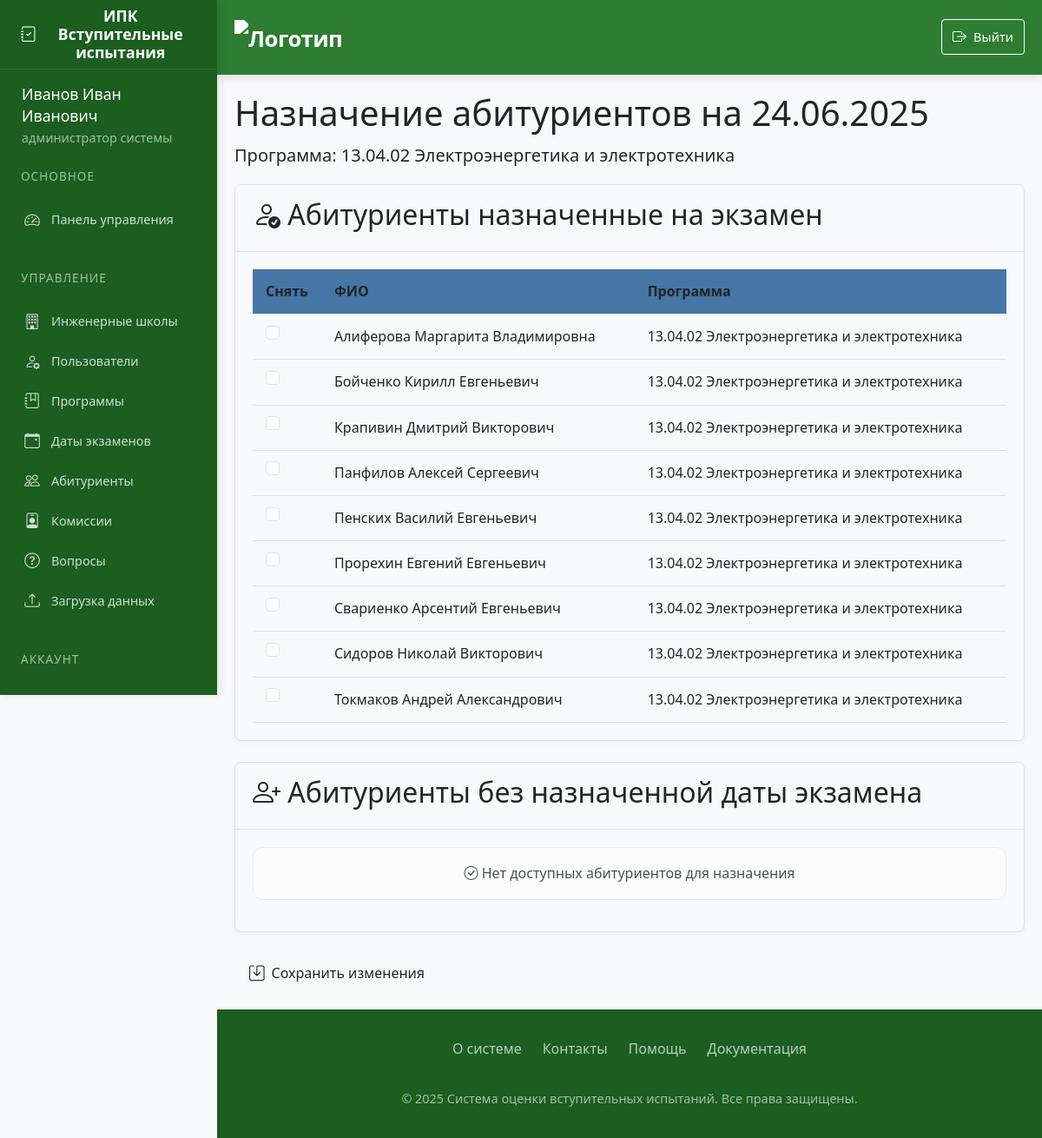
/assign_applicants/13 (signed in), run on an earlier commit of the app's database.
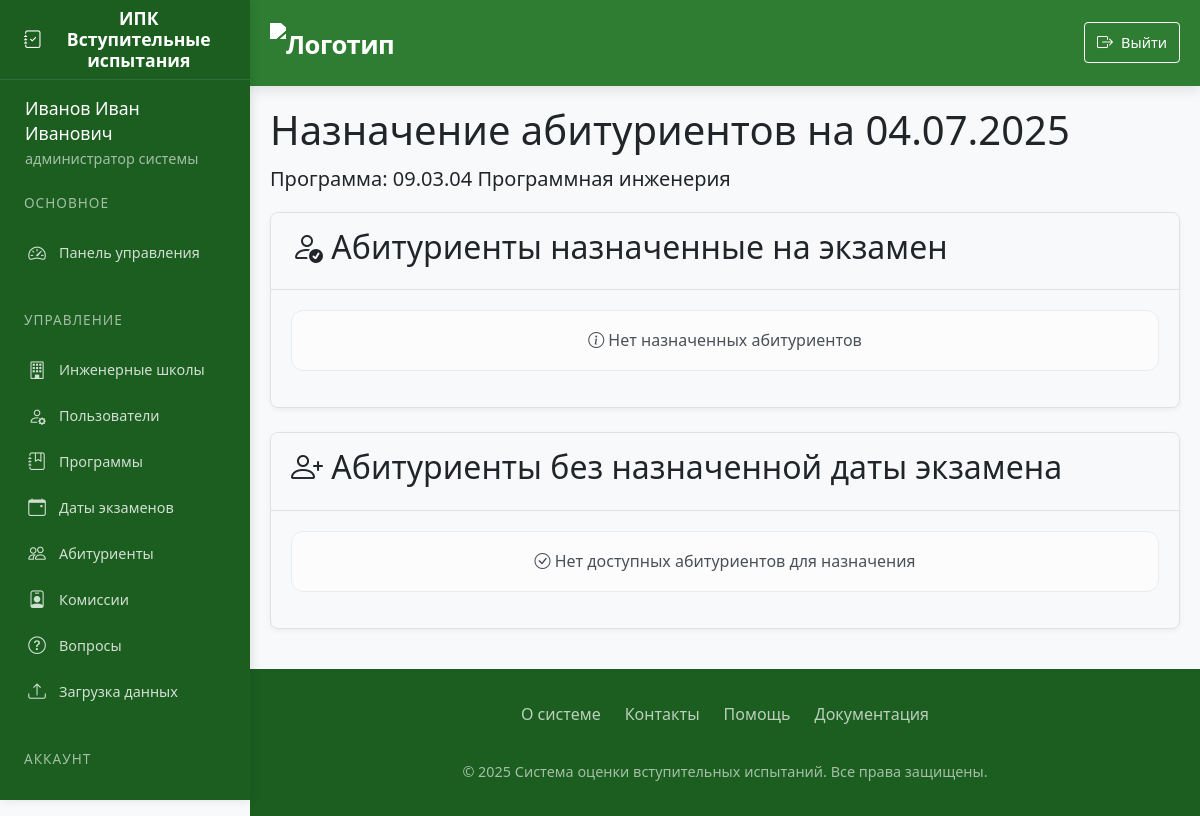
And on a later commit of the database.
### app/models.py (models this page shows, shortened)
class ExamDate(db.Model):
    id = db.Column(db.Integer, primary_key=True)
    date = db.Column(db.DateTime, nullable=False)
    program_id = db.Column(db.Integer, db.ForeignKey('program.id'), nullable=False)
    commission = db.relationship('CommissionMember', backref='exam_date', lazy=True, cascade='all, delete-orphan')  # Каскад
    applicants = db.relationship('Applicant', backref='exam_date', lazy=True,cascade='all, delete-orphan',passive_deletes=True)

class Program(db.Model):
    id = db.Column(db.Integer, primary_key=True)
    code = db.Column(db.String(50), nullable=False)
    name = db.Column(db.String(200), nullable=False)
    school_id = db.Column(db.Integer, db.ForeignKey('engineering_school.id'))
    questions = db.relationship('Question', backref='program', lazy=True, cascade='all, delete-orphan')
    standard_commission = db.relationship('StandardCommission', backref='program', lazy=True, cascade='all, delete-orphan')
    applicants = db.relationship('Applicant', backref='program', lazy=True, cascade='all, delete-orphan', passive_deletes=True)
    exam_dates = db.relationship('ExamDate', backref='program', lazy=True, cascade='all, delete-orphan',passive_deletes=True)
    oop = db.relationship("Oop", backref='program', lazy=True, cascade='all, delete-orphan')  # Важно: cascade

class Applicant(db.Model):
    id = db.Column(db.Integer, primary_key=True)
    full_name = db.Column(db.String(200), nullable=False)
    program_id = db.Column(db.Integer, db.ForeignKey('program.id'), nullable=False)
    exam_date_id = db.Column(db.Integer, db.ForeignKey('exam_date.id'))
    scores = db.relationship('Score', backref='applicant', lazy=True, cascade='all, delete-orphan')

### app/routes.py (the view, shortened to what this page needs)
@routes.route('/assign_applicants/<int:exam_date_id>', methods=['GET', 'POST'])
@login_required
def assign_applicants(exam_date_id):
    if current_user.role not in ['admin', 'secretary']:
        abort(403)
    exam_date = ExamDate.query.get_or_404(exam_date_id)
    program_id = exam_date.program_id
    if not check_program_access(program_id):
        abort(403)
    assigned_applicants = Applicant.query.filter_by(
        program_id=program_id,
        exam_date_id=exam_date_id
    ).all()
    unassigned_applicants = Applicant.query.filter_by(
        program_id=program_id,
        exam_date_id=None
    ).all()
    return render_template(
        'assign_applicants.html',
        exam_date=exam_date,
        assigned_applicants=assigned_applicants,
        unassigned_applicants=unassigned_applicants
    )

### app/routes.py (called while the page is built)
def check_program_access(program_id):
    if current_user.role == 'admin':
        return True
    elif current_user.role == 'secretary':
        program = Program.query.get_or_404(program_id)
        return program.school_id == current_user.school_id
    return False

### app/templates/assign_applicants.html (shortened to what this page needs)
{% extends "base.html" %}
{% block content %}
<div class="spacer-lg">
    <h1>Назначение абитуриентов на {{ exam_date.date.strftime('%d.%m.%Y') }}</h1>
    <p class="lead">Программа: <strong>{{ exam_date.program.code }} {{ exam_date.program.name }}</strong></p>
    <form method="POST">
        <div class="card-elegant mb-4">
            <div class="card-header-elegant">
                <h2><i class="bi bi-person-check"></i> Абитуриенты назначенные на экзамен</h2>
            </div>
            <div class="card-body">
                {% if assigned_applicants %}
                <div class="table-responsive">
                    <table class="elegant-table">
                        <thead>
                            <tr>
                                <th width="50px">Снять</th>
                                <th>ФИО</th>
                                <th>Программа</th>
                            </tr>
                        </thead>
                        <tbody>
                            {% for applicant in assigned_applicants %}
                            <tr>
                                <td>
                                    <div class="form-check">
                                        <input class="form-check-input" type="checkbox"
                                               name="unassign_ids" value="{{ applicant.id }}">
                                    </div>
                                </td>
                                <td>{{ applicant.full_name }}</td>
                                <td>{{ applicant.program.code }} {{ applicant.program.name }}</td>
                            </tr>
                            {% endfor %}
                        </tbody>
                    </table>
                </div>
                {% else %}
                <div class="alert alert-light text-center">
                    <i class="bi bi-info-circle"></i> Нет назначенных абитуриентов
                </div>
                {% endif %}
            </div>
        </div>
        <div class="card-elegant">
            <div class="card-header-elegant">
                <h2><i class="bi bi-person-plus"></i> Абитуриенты без назначенной даты экзамена</h2>
            </div>
            <div class="card-body">
                {% if unassigned_applicants %}
                <div class="table-responsive">
                    <table class="elegant-table">
                        <thead>
                            <tr>
                                <th width="50px">Назначить</th>
                                <th>ФИО</th>
                                <th>Программа</th>
                            </tr>
                        </thead>
                        <tbody>
                            {% for applicant in unassigned_applicants %}
                            <tr>
                                <td>
                                    <div class="form-check">
                                        <input class="form-check-input" type="checkbox"
                                               name="assign_ids" value="{{ applicant.id }}">
                                    </div>
                                </td>
                                <td>{{ applicant.full_name }}</td>
                                <td>{{ applicant.program.code }} {{ applicant.program.name }}</td>
                            </tr>
                            {% endfor %}
                        </tbody>
                    </table>
                </div>
                {% else %}
                <div class="alert alert-light text-center">
                    <i class="bi bi-check-circle"></i> Нет доступных абитуриентов для назначения
                </div>
                {% endif %}
            </div>
        </div>
        {% if assigned_applicants or unassigned_applicants %}
        <div class="mt-4">
            <button type="submit" class="btn btn-primary-elegant w-100">
                <i class="bi bi-save"></i> Сохранить изменения
            </button>
        </div>
        {% endif %}
    </form>
</div>
{% endblock %}

What changed in the data, as far as the page shows it:
removed Program: program.code "13.04.02", program.name "Электроэнергетика и электротехника"
removed Applicant: full_name "Алиферова Маргарита Владимировна", program.code "13.04.02", program.name "Электроэнергетика и электротехника"
removed Applicant: full_name "Бойченко Кирилл Евгеньевич", program.code "13.04.02", program.name "Электроэнергетика и электротехника"
removed Applicant: full_name "Крапивин Дмитрий Викторович", program.code "13.04.02", program.name "Электроэнергетика и электротехника"
removed Applicant: full_name "Панфилов Алексей Сергеевич", program.code "13.04.02", program.name "Электроэнергетика и электротехника"
removed Applicant: full_name "Пенских Василий Евгеньевич", program.code "13.04.02", program.name "Электроэнергетика и электротехника"
removed Applicant: full_name "Прорехин Евгений Евгеньевич", program.code "13.04.02", program.name "Электроэнергетика и электротехника"
removed Applicant: full_name "Свариенко Арсентий Евгеньевич", program.code "13.04.02", program.name "Электроэнергетика и электротехника"
removed Applicant: full_name "Сидоров Николай Викторович", program.code "13.04.02", program.name "Электроэнергетика и электротехника"
removed Applicant: full_name "Токмаков Андрей Александрович", program.code "13.04.02", program.name "Электроэнергетика и электротехника"
changed ExamDate: date "24.06.2025" → "04.07.2025"
added Program: program.code "09.03.04", program.name "Программная инженерия"
Also different on the page:
text no longer shown: "Снять ФИО Программа Сохранить изменения"
text now shown: "Нет назначенных абитуриентов"
